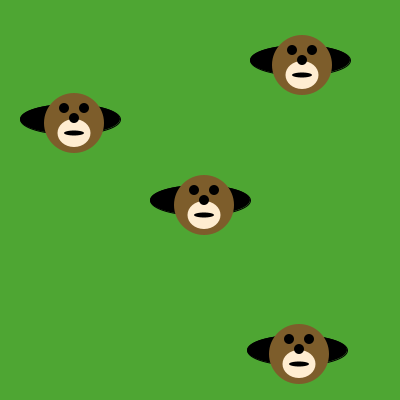
Frame 1 (no input)
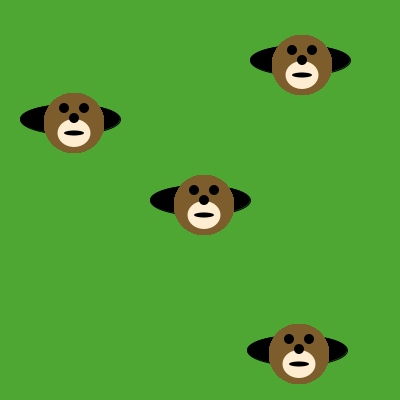
Frame 60 (the mouse pressed at the canvas centre just before this capture)
Frame 120 (the mouse held since frame 60 and released just before this capture): identical to frame 60, image omitted

The Processing sketch that drew these frames (run headless with seeded random() and noise(); from frame 60 on, the mouse is pressed at the canvas centre):

// Processing sketch: sketch_180628b
// ── sketch_180628b.pde
void draw() {

/* Use the method below to put moles in the holes. */
println(mouseX, mouseY);

drawMole(74,123);
drawMole(302,65);
drawMole(204,205);
drawMole(299,354);
}

void drawMole(int moleX, int moleY) {
     noStroke();
     fill(125, 93, 43);
     ellipse(moleX, moleY, 60, 60); // face
     fill(255, 237, 209);
     ellipse(moleX, moleY+10, 33, 28); 
     fill(0, 0, 0);
     ellipse(moleX-10, moleY-15, 10, 10); // eyes
     ellipse(moleX+10, moleY-15, 10, 10);
     ellipse(moleX, moleY-5, 10, 10); // nose
     ellipse(moleX, moleY+10, 20, 5); // mouth
}

void setup() {
     size(400, 400);
     background(78, 166, 51); // green grass
     fill(0, 0, 0);
     ellipse(200, 200, 100, 30); // holes!
     ellipse(70, 119, 100, 30);
     ellipse(300, 60, 100, 30);
     ellipse(297, 350, 100, 30);
}
